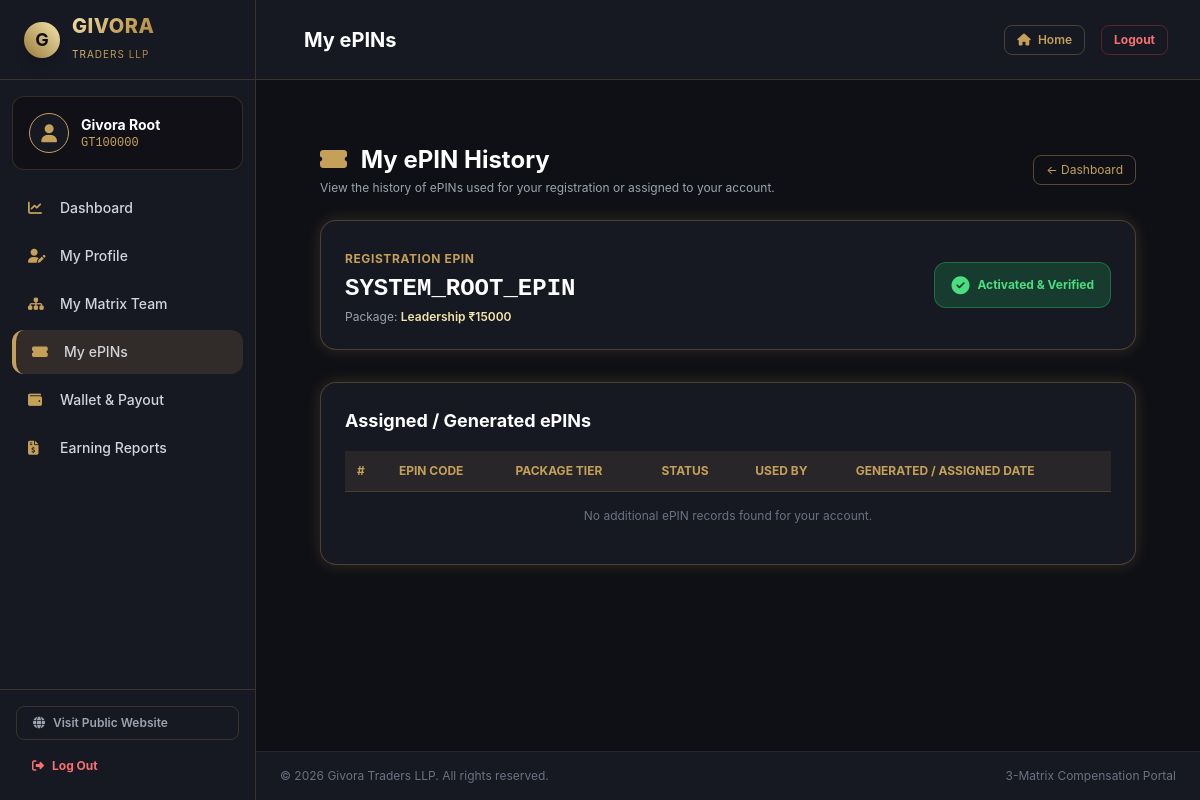
The page /customer/pins.php (signed in) on the database as committed earlier.
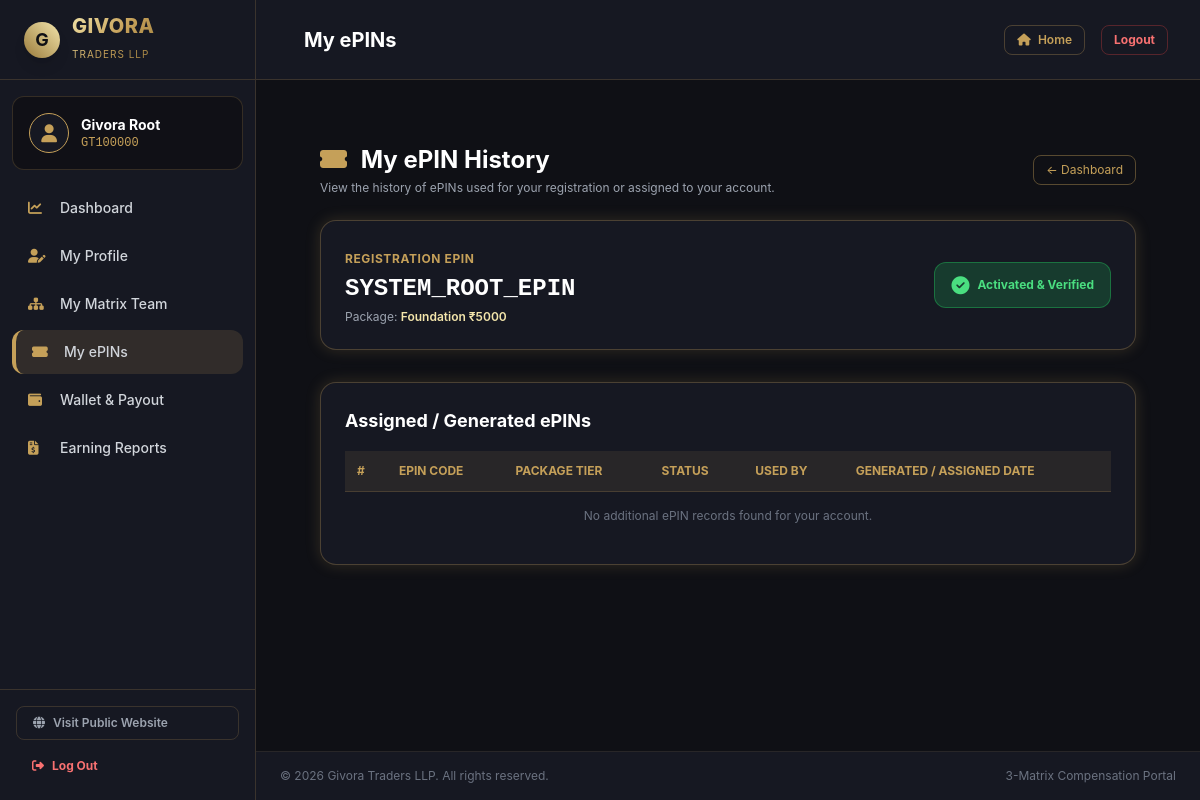
The same page on the database as committed later.
### tables this page shows
CREATE TABLE IF NOT EXISTS members (
    id INT AUTO_INCREMENT PRIMARY KEY,
    member_id VARCHAR(20) NOT NULL UNIQUE,
    sponsor_id VARCHAR(20) DEFAULT NULL,
    placement_parent_id VARCHAR(20) DEFAULT NULL,
    matrix_position INT DEFAULT NULL,
    name VARCHAR(100) NOT NULL,
    email VARCHAR(100) NOT NULL,
    phone VARCHAR(20) NOT NULL,
    password VARCHAR(255) NOT NULL,
    used_epin VARCHAR(50) NOT NULL,
    package_type ENUM('Foundation_5000', 'Leadership_15000') NOT NULL,
    profile_image VARCHAR(255) DEFAULT NULL,
    status ENUM('Active', 'Inactive') NOT NULL DEFAULT 'Active',
    p2_status ENUM('Inactive', 'Active') NOT NULL DEFAULT 'Inactive',
    p2_placement_parent_id VARCHAR(20) DEFAULT NULL,
    p2_matrix_position INT DEFAULT NULL,
    p2_created_at TIMESTAMP NULL DEFAULT NULL,
    created_at TIMESTAMP DEFAULT CURRENT_TIMESTAMP,
    INDEX idx_sponsor (sponsor_id),
    INDEX idx_parent (placement_parent_id),
    INDEX idx_p2_parent (p2_placement_parent_id)
);

### includes/functions.php (called while the page is built, shortened)
<?php
function getLoggedInMember() {
    $pdo = getDBConnection();
    $stmt = $pdo->prepare("SELECT * FROM members WHERE member_id = ?");
    $stmt->execute([$_SESSION['member_id']]);
    return $stmt->fetch();
}

### customer/pins.php (the view, shortened to what the changed rows need)
<?php
require_once __DIR__ . '/../includes/functions.php';
$member = getLoggedInMember();
$page_title = "My ePINs";
require_once __DIR__ . '/../includes/header.php';
?>
<div class="py-8 max-w-7xl mx-auto px-4 sm:px-6 lg:px-8">
    <div class="mb-6 flex justify-between items-center">
        <div>
            <h1 class="text-2xl font-bold text-white"><i class="fas fa-ticket-alt text-gold mr-2"></i> My ePIN History</h1>
        </div>
    </div>
    <div class="bg-darkcard p-6 rounded-2xl gold-border-glow mb-8 flex flex-col sm:flex-row items-center justify-between gap-4">
        <div>
            <span class="text-xs text-gold font-bold uppercase tracking-wider">Registration ePIN</span>
            <div class="text-2xl font-mono font-extrabold text-white mt-1"><?php echo htmlspecialchars($member['used_epin']); ?></div>
            <p class="text-xs text-gray-400 mt-1">Package: <span class="text-goldlight font-semibold"><?php echo str_replace('_', ' ₹', $member['package_type']); ?></span></p>
        </div>
    </div>
    <div class="bg-darkcard p-6 rounded-2xl gold-border-glow">
        <h2 class="text-lg font-bold text-white mb-4">Assigned / Generated ePINs</h2>
        <div class="overflow-x-auto">
            <table class="w-full text-left text-xs text-gray-300">
                <thead class="bg-gold/10 text-gold uppercase border-b border-gold/20">
                    <tr>
                        <th class="p-3">#</th>
                        <th class="p-3">ePIN Code</th>
                        <th class="p-3">Package Tier</th>
                        <th class="p-3">Status</th>
                        <th class="p-3">Used By</th>
                        <th class="p-3">Generated / Assigned Date</th>
                    </tr>
                </thead>
            </table>
        </div>
    </div>
</div>
<?php require_once __DIR__ . '/../includes/footer.php'; ?>

### includes/header.php (shortened to what the changed rows need)
<?php
$is_member = isset($_SESSION['member_id']);
$logged_member = null;
if ($is_member) {
    require_once __DIR__ . '/functions.php';
    $logged_member = getLoggedInMember();
}
$script_uri = $_SERVER['REQUEST_URI'] ?? '';
$is_customer_section = (strpos($script_uri, '/customer/') !== false);
$is_admin_section = (strpos($script_uri, '/admin/') !== false);
$is_sidebar_layout = $is_customer_section || $is_admin_section;
?>
<!DOCTYPE html>
<html lang="en" class="dark">
<head>
    <script src="https://cdn.tailwindcss.com"></script>
    <link rel="stylesheet" href="https://cdnjs.cloudflare.com/ajax/libs/font-awesome/6.4.0/css/all.min.css">
</head>
<body class="min-h-screen flex flex-col justify-between">
<?php if ($is_sidebar_layout): ?>
    <div class="min-h-screen flex flex-col md:flex-row bg-darkbg w-full">
        <aside id="sidebar-menu" class="fixed md:static inset-y-0 left-0 w-64 bg-darkcard border-r border-gold/20 flex flex-col justify-between z-50 transform -translate-x-full md:translate-x-0 transition-transform duration-300 ease-in-out flex-shrink-0">
            <div>
                <div class="p-4 mx-3 my-4 rounded-xl bg-darkbg/80 border border-gold/20 flex items-center space-x-3">
                    <?php if ($is_customer_section && $logged_member): ?>
                        <div class="w-10 h-10 rounded-full border border-gold bg-darkcard flex items-center justify-center text-gold text-lg font-bold flex-shrink-0 overflow-hidden">
                            <?php if (!empty($logged_member['profile_image'])): ?>
                                <img src="<?php echo htmlspecialchars($logged_member['profile_image']); ?>" class="w-full h-full object-cover">
                            <?php else: ?>
                                <i class="fas fa-user"></i>
                            <?php endif; ?>
                        </div>
                        <div class="overflow-hidden">
                            <div class="text-sm font-bold text-white truncate"><?php echo htmlspecialchars($logged_member['name']); ?></div>
                            <div class="text-xs text-gold font-mono truncate"><?php echo htmlspecialchars($logged_member['member_id']); ?></div>
                        </div>
                    <?php endif; ?>
                </div>
            </div>
        </aside>
        <div class="flex-1 flex flex-col min-w-0">
            <header class="h-20 bg-darkcard border-b border-gold/20 px-4 sm:px-8 flex items-center justify-between sticky top-0 z-30">
                <div class="flex items-center space-x-4">
                    <h2 class="text-lg sm:text-xl font-bold text-white truncate">
                        <?php echo isset($page_title) ? $page_title : "Portal Overview"; ?>
                    </h2>
                </div>
            </header>
            <main class="flex-grow p-4 sm:p-8">
<?php endif; ?>

Rows that differ between the two databases and show on the page:
changed members "SYSTEM_ROOT_EPIN": package_type "Leadership ₹15000" → "Foundation ₹5000"
